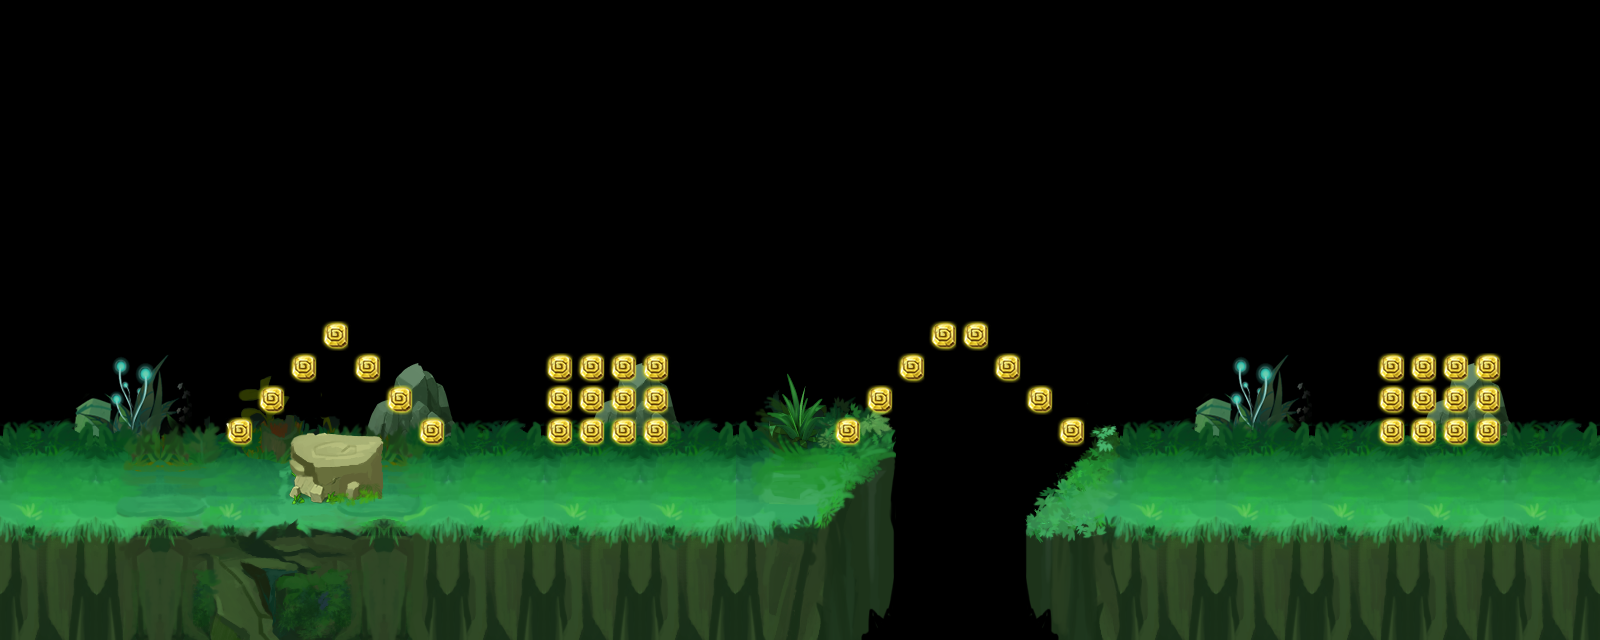

A level layout from a 2D game, rendered from its tile map. Below: a short description, then the map file with tile-grid data replaced by summaries:
An orthogonal 50x20 tile map with 32x32 px tiles, 4 tile layers (root_2, root_1, rock_1, jewel), 5 tilesets and 1 object.

<map version="1.0" orientation="orthogonal" renderorder="right-down" width="50" height="20" tilewidth="32" tileheight="32">
 <tileset firstgid="1" source="caodi.tsx" />
 <tileset firstgid="49" source="gold.tsx" />
 <tileset firstgid="52" source="map1.tsx" />
 <tileset firstgid="1014" source="zhangai3.tsx" />
 <tileset firstgid="1278" source="zhongdian.tsx" />
 <layer name="root_2" width="50" height="20">
  <data>[1000 cells, 80 non-empty, 32 distinct tile ids]</data>
 </layer>
 <layer name="root_1" width="50" height="20">
  <data>[1000 cells, 368 non-empty, 185 distinct tile ids]</data>
 </layer>
 <layer name="rock_1" width="50" height="20">
  <data>[1000 cells, 9 non-empty, 9 distinct tile ids]</data>
 </layer>
 <layer name="jewel" width="50" height="20">
  <data>[1000 cells, 39 non-empty, 1 distinct tile ids]</data>
 </layer>
 <objectgroup name="enemy_1">
  <object x="1228" y="480">
   <ellipse />
  </object>
 </objectgroup>
</map>